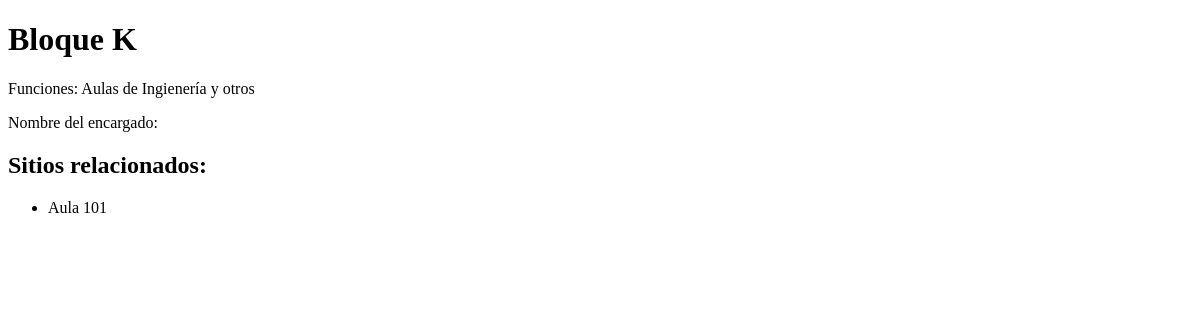
The page /bloque/1/ on the database as committed earlier.
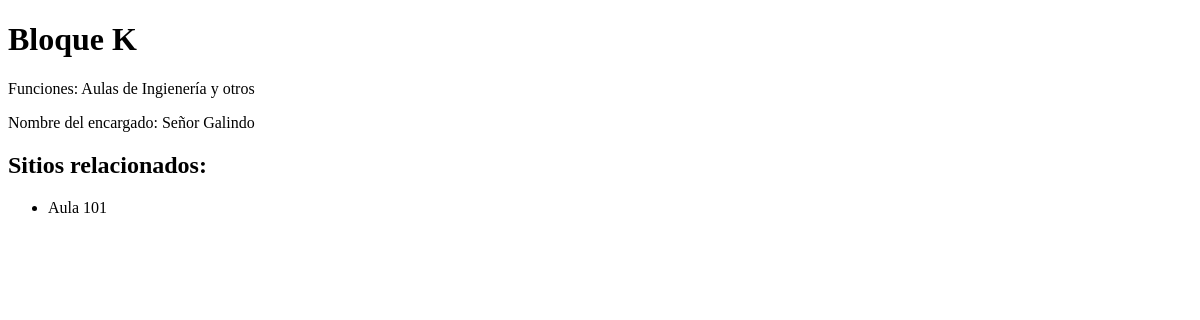
The same page on the database as committed later.
### sitios/models.py (models this page shows, shortened)
class Bloque(models.Model):
    id = models.AutoField(primary_key= True)
    nombre = models.CharField('Nombre del bloque',max_length=100,null = False ,blank= False)
    funciones = models.CharField('Funciones del Bloque',max_length=100)
    nombre_encargado = models.CharField('Nombre del encargado',max_length=100, blank= True)
    numero_planta = models.IntegerField('numero de plantas')
    horario_bloque = models.CharField('Horarios',max_length=100)
    descripcion = models.TextField(null = True, blank=True)
    gps = models.CharField(max_length=100, blank=True, null = False)
    class Meta:
        verbose_name = 'Bloque'
        verbose_name_plural = 'Bloques'

### sitios/views.py (the view)
# urls.py: path('bloque/<int:bloque_id>/', views.bloque, name='bloque'),
def bloque(request, bloque_id):
    bloque = get_object_or_404(Bloque, id=bloque_id)
    sitios = bloque.sitio_set.all()
    return render(request, 'bloque.html', {'bloque': bloque, 'sitios': sitios})

### sitios/templates/bloque.html (shortened to what this page needs)
{% extends 'base.html' %}
{% block contenido %}
    <h1>{{ bloque.nombre }}</h1>
    <p>Funciones: {{ bloque.funciones }}</p>
    <p>Nombre del encargado: {{ bloque.nombre_encargado }}</p>
    <h2>Sitios relacionados:</h2>
    <ul>
    {% for sitio in sitios %}
        <li>{{ sitio.nombre }}</li>
    {% endfor %}
    </ul>
{% endblock %}

Rows that differ between the two databases and show on the page:
changed Bloque "Bloque K": nombre_encargado (not shown) → "Señor Galindo"
